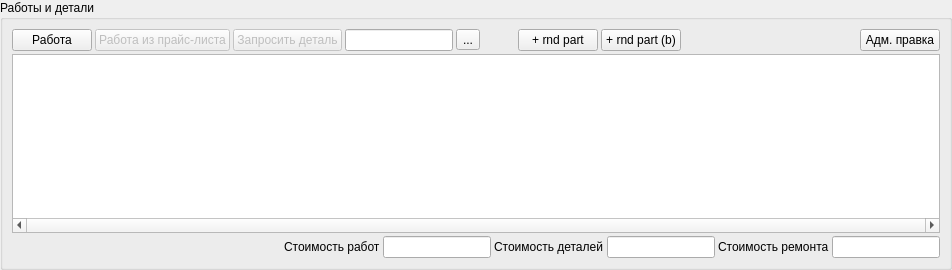
<?xml version="1.0" encoding="UTF-8"?>
<ui version="4.0">
 <class>SBillOfQuantities</class>
 <widget class="QWidget" name="SBillOfQuantities">
  <property name="geometry">
   <rect>
    <x>0</x>
    <y>0</y>
    <width>952</width>
    <height>270</height>
   </rect>
  </property>
  <property name="sizePolicy">
   <sizepolicy hsizetype="Preferred" vsizetype="Expanding">
    <horstretch>0</horstretch>
    <verstretch>0</verstretch>
   </sizepolicy>
  </property>
  <property name="windowTitle">
   <string>Form</string>
  </property>
  <layout class="QGridLayout" name="gridLayout">
   <property name="leftMargin">
    <number>0</number>
   </property>
   <property name="topMargin">
    <number>0</number>
   </property>
   <property name="rightMargin">
    <number>0</number>
   </property>
   <property name="bottomMargin">
    <number>0</number>
   </property>
   <property name="spacing">
    <number>0</number>
   </property>
   <item row="0" column="0">
    <widget class="QGroupBox" name="groupBoxWorksAndSpareParts">
     <property name="title">
      <string>Работы и детали</string>
     </property>
     <layout class="QGridLayout" name="gridLayout_2">
      <item row="0" column="0">
       <layout class="QGridLayout" name="gridLayoutWorksAndSpareParts" rowstretch="0,1,0" rowminimumheight="0,100,0">
        <property name="spacing">
         <number>3</number>
        </property>
        <item row="0" column="0">
         <layout class="QHBoxLayout" name="horizontalLayout_2">
          <item>
           <widget class="QPushButton" name="pushButtonAddWork">
            <property name="enabled">
             <bool>true</bool>
            </property>
            <property name="sizePolicy">
             <sizepolicy hsizetype="Minimum" vsizetype="Preferred">
              <horstretch>0</horstretch>
              <verstretch>0</verstretch>
             </sizepolicy>
            </property>
            <property name="minimumSize">
             <size>
              <width>40</width>
              <height>0</height>
             </size>
            </property>
            <property name="text">
             <string>Работа</string>
            </property>
           </widget>
          </item>
          <item>
           <widget class="QPushButton" name="pushButtonAddWorkFromPriceList">
            <property name="enabled">
             <bool>false</bool>
            </property>
            <property name="sizePolicy">
             <sizepolicy hsizetype="Minimum" vsizetype="Preferred">
              <horstretch>0</horstretch>
              <verstretch>0</verstretch>
             </sizepolicy>
            </property>
            <property name="minimumSize">
             <size>
              <width>40</width>
              <height>0</height>
             </size>
            </property>
            <property name="text">
             <string>Работа из прайс-листа</string>
            </property>
           </widget>
          </item>
          <item>
           <widget class="QPushButton" name="pushButtonRequestSparePart">
            <property name="enabled">
             <bool>false</bool>
            </property>
            <property name="sizePolicy">
             <sizepolicy hsizetype="Minimum" vsizetype="Preferred">
              <horstretch>0</horstretch>
              <verstretch>0</verstretch>
             </sizepolicy>
            </property>
            <property name="minimumSize">
             <size>
              <width>40</width>
              <height>0</height>
             </size>
            </property>
            <property name="text">
             <string>Запросить деталь</string>
            </property>
           </widget>
          </item>
          <item>
           <widget class="SLineEdit" name="lineEditQuickAddPart">
            <property name="enabled">
             <bool>true</bool>
            </property>
            <property name="sizePolicy">
             <sizepolicy hsizetype="Fixed" vsizetype="Fixed">
              <horstretch>0</horstretch>
              <verstretch>0</verstretch>
             </sizepolicy>
            </property>
           </widget>
          </item>
          <item>
           <widget class="QToolButton" name="toolButtonSaveSaleTable">
            <property name="toolTip">
             <string>Сохранить список работ и деталей</string>
            </property>
            <property name="text">
             <string>...</string>
            </property>
            <property name="icon">
             <iconset resource="../styles/styles.qrc">
              <normaloff>:/icons/light/1F4BE_32.png</normaloff>:/icons/light/1F4BE_32.png</iconset>
            </property>
           </widget>
          </item>
          <item>
           <widget class="QPushButton" name="switchEditStrategy">
            <property name="toolTip">
             <string>Сохранять список работ и деталей после каждого изменения</string>
            </property>
            <property name="styleSheet">
             <string notr="true">QPushButton{ background-color: rgba(255, 255, 255, 0); border: none;}
QPushButton:checked{ background-color: rgba(255, 255, 255, 0); border: none;}
</string>
            </property>
            <property name="text">
             <string notr="true"/>
            </property>
            <property name="icon">
             <iconset resource="../styles/styles.qrc">
              <normaloff>:/icons/light/toggle_sw_off.png</normaloff>
              <normalon>:/icons/light/toggle_sw_on.png</normalon>:/icons/light/toggle_sw_off.png</iconset>
            </property>
            <property name="iconSize">
             <size>
              <width>30</width>
              <height>20</height>
             </size>
            </property>
            <property name="checkable">
             <bool>true</bool>
            </property>
            <property name="checked">
             <bool>true</bool>
            </property>
            <property name="flat">
             <bool>false</bool>
            </property>
           </widget>
          </item>
          <item>
           <widget class="QPushButton" name="dbgBtnAddRandomPart">
            <property name="toolTip">
             <string>Add random part</string>
            </property>
            <property name="text">
             <string>+ rnd part</string>
            </property>
           </widget>
          </item>
          <item>
           <widget class="QPushButton" name="dbgBtnAddRandomPartBasket">
            <property name="toolTip">
             <string>Add random part (basket)</string>
            </property>
            <property name="text">
             <string>+ rnd part (b)</string>
            </property>
           </widget>
          </item>
          <item>
           <spacer name="horizontalSpacer">
            <property name="orientation">
             <enum>Qt::Horizontal</enum>
            </property>
            <property name="sizeType">
             <enum>QSizePolicy::MinimumExpanding</enum>
            </property>
            <property name="sizeHint" stdset="0">
             <size>
              <width>40</width>
              <height>20</height>
             </size>
            </property>
           </spacer>
          </item>
          <item>
           <widget class="QPushButton" name="pushButtonAdmEditWorks">
            <property name="enabled">
             <bool>true</bool>
            </property>
            <property name="text">
             <string>Адм. правка</string>
            </property>
            <property name="checkable">
             <bool>true</bool>
            </property>
           </widget>
          </item>
         </layout>
        </item>
        <item row="2" column="0">
         <layout class="QHBoxLayout" name="horizontalLayout">
          <property name="sizeConstraint">
           <enum>QLayout::SetMinimumSize</enum>
          </property>
          <item>
           <spacer name="horizontalSpacer_3">
            <property name="orientation">
             <enum>Qt::Horizontal</enum>
            </property>
            <property name="sizeType">
             <enum>QSizePolicy::MinimumExpanding</enum>
            </property>
            <property name="sizeHint" stdset="0">
             <size>
              <width>40</width>
              <height>20</height>
             </size>
            </property>
           </spacer>
          </item>
          <item>
           <widget class="QLabel" name="labelWorksAmount">
            <property name="text">
             <string>Стоимость работ</string>
            </property>
           </widget>
          </item>
          <item>
           <widget class="QLineEdit" name="lineEditWorksAmount">
            <property name="sizePolicy">
             <sizepolicy hsizetype="Minimum" vsizetype="Fixed">
              <horstretch>0</horstretch>
              <verstretch>0</verstretch>
             </sizepolicy>
            </property>
            <property name="minimumSize">
             <size>
              <width>40</width>
              <height>0</height>
             </size>
            </property>
            <property name="readOnly">
             <bool>true</bool>
            </property>
           </widget>
          </item>
          <item>
           <widget class="QLabel" name="labelSparePartsAmount">
            <property name="text">
             <string>Стоимость деталей</string>
            </property>
           </widget>
          </item>
          <item>
           <widget class="QLineEdit" name="lineEditSparePartsAmount">
            <property name="sizePolicy">
             <sizepolicy hsizetype="Minimum" vsizetype="Fixed">
              <horstretch>0</horstretch>
              <verstretch>0</verstretch>
             </sizepolicy>
            </property>
            <property name="minimumSize">
             <size>
              <width>40</width>
              <height>0</height>
             </size>
            </property>
            <property name="readOnly">
             <bool>true</bool>
            </property>
           </widget>
          </item>
          <item>
           <widget class="QLabel" name="labelTotalAmount">
            <property name="text">
             <string>Стоимость ремонта</string>
            </property>
           </widget>
          </item>
          <item>
           <widget class="QLineEdit" name="lineEditTotalAmount">
            <property name="sizePolicy">
             <sizepolicy hsizetype="Minimum" vsizetype="Fixed">
              <horstretch>0</horstretch>
              <verstretch>0</verstretch>
             </sizepolicy>
            </property>
            <property name="minimumSize">
             <size>
              <width>40</width>
              <height>0</height>
             </size>
            </property>
            <property name="readOnly">
             <bool>true</bool>
            </property>
           </widget>
          </item>
         </layout>
        </item>
        <item row="1" column="0">
         <widget class="STableViewBOQWorkshop" name="tableViewBOQ">
          <property name="focusPolicy">
           <enum>Qt::TabFocus</enum>
          </property>
          <property name="horizontalScrollBarPolicy">
           <enum>Qt::ScrollBarAlwaysOn</enum>
          </property>
          <property name="alternatingRowColors">
           <bool>true</bool>
          </property>
          <property name="verticalScrollMode">
           <enum>QAbstractItemView::ScrollPerPixel</enum>
          </property>
          <property name="horizontalScrollMode">
           <enum>QAbstractItemView::ScrollPerPixel</enum>
          </property>
         </widget>
        </item>
       </layout>
      </item>
     </layout>
    </widget>
   </item>
  </layout>
 </widget>
 <customwidgets>
  <customwidget>
   <class>SLineEdit</class>
   <extends>QLineEdit</extends>
   <header location="global">SLineEdit</header>
   <slots>
    <signal>buttonClicked(int)</signal>
    <signal>mouseDoubleClick()</signal>
   </slots>
  </customwidget>
  <customwidget>
   <class>STableViewBOQWorkshop</class>
   <extends>QTableView</extends>
   <header location="global">SBOQWorkshopView</header>
  </customwidget>
 </customwidgets>
 <resources>
  <include location="../styles/styles.qrc"/>
 </resources>
 <connections/>
</ui>
